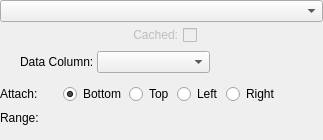
<?xml version="1.0" encoding="UTF-8"?>
<ui version="4.0">
 <class>AxisWidget</class>
 <widget class="QWidget" name="AxisWidget">
  <property name="geometry">
   <rect>
    <x>0</x>
    <y>0</y>
    <width>323</width>
    <height>140</height>
   </rect>
  </property>
  <property name="windowTitle">
   <string>PlotMS Axis Widget</string>
  </property>
  <layout class="QVBoxLayout" name="verticalLayout">
   <property name="spacing">
    <number>3</number>
   </property>
   <property name="margin">
    <number>0</number>
   </property>
   <item>
    <layout class="QHBoxLayout">
     <property name="spacing">
      <number>3</number>
     </property>
     <item>
      <widget class="QComboBox" name="chooser">
       <property name="sizePolicy">
        <sizepolicy hsizetype="Expanding" vsizetype="Fixed">
         <horstretch>0</horstretch>
         <verstretch>0</verstretch>
        </sizepolicy>
       </property>
      </widget>
     </item>
    </layout>
   </item>
   <item>
    <layout class="QHBoxLayout" name="horizontalLayout">
     <item>
      <spacer name="horizontalSpacer">
       <property name="orientation">
        <enum>Qt::Horizontal</enum>
       </property>
       <property name="sizeHint" stdset="0">
        <size>
         <width>40</width>
         <height>20</height>
        </size>
       </property>
      </spacer>
     </item>
     <item>
      <widget class="QCheckBox" name="inCache">
       <property name="enabled">
        <bool>false</bool>
       </property>
       <property name="sizePolicy">
        <sizepolicy hsizetype="Preferred" vsizetype="Fixed">
         <horstretch>0</horstretch>
         <verstretch>0</verstretch>
        </sizepolicy>
       </property>
       <property name="layoutDirection">
        <enum>Qt::RightToLeft</enum>
       </property>
       <property name="text">
        <string>Cached:</string>
       </property>
      </widget>
     </item>
     <item>
      <spacer name="horizontalSpacer_2">
       <property name="orientation">
        <enum>Qt::Horizontal</enum>
       </property>
       <property name="sizeHint" stdset="0">
        <size>
         <width>40</width>
         <height>20</height>
        </size>
       </property>
      </spacer>
     </item>
    </layout>
   </item>
   <item>
    <widget class="QFrame" name="dataFrame">
     <property name="frameShape">
      <enum>QFrame::NoFrame</enum>
     </property>
     <property name="frameShadow">
      <enum>QFrame::Raised</enum>
     </property>
     <layout class="QHBoxLayout">
      <property name="spacing">
       <number>3</number>
      </property>
      <property name="leftMargin">
       <number>20</number>
      </property>
      <property name="topMargin">
       <number>0</number>
      </property>
      <property name="rightMargin">
       <number>0</number>
      </property>
      <property name="bottomMargin">
       <number>0</number>
      </property>
      <item>
       <widget class="QLabel" name="dataLabel">
        <property name="text">
         <string>Data Column:</string>
        </property>
        <property name="textFormat">
         <enum>Qt::RichText</enum>
        </property>
       </widget>
      </item>
      <item>
       <widget class="QComboBox" name="dataChooser">
        <property name="sizePolicy">
         <sizepolicy hsizetype="Expanding" vsizetype="Fixed">
          <horstretch>0</horstretch>
          <verstretch>0</verstretch>
         </sizepolicy>
        </property>
       </widget>
      </item>
      <item>
       <spacer>
        <property name="orientation">
         <enum>Qt::Horizontal</enum>
        </property>
        <property name="sizeHint" stdset="0">
         <size>
          <width>40</width>
          <height>20</height>
         </size>
        </property>
       </spacer>
      </item>
     </layout>
    </widget>
   </item>
   <item>
    <widget class="QFrame" name="frame_2">
     <property name="frameShape">
      <enum>QFrame::NoFrame</enum>
     </property>
     <property name="frameShadow">
      <enum>QFrame::Raised</enum>
     </property>
     <layout class="QHBoxLayout">
      <property name="spacing">
       <number>3</number>
      </property>
      <property name="margin">
       <number>0</number>
      </property>
      <item>
       <widget class="QLabel" name="attachLabel">
        <property name="minimumSize">
         <size>
          <width>60</width>
          <height>0</height>
         </size>
        </property>
        <property name="maximumSize">
         <size>
          <width>60</width>
          <height>16777215</height>
         </size>
        </property>
        <property name="text">
         <string>Attach:</string>
        </property>
        <property name="textFormat">
         <enum>Qt::RichText</enum>
        </property>
       </widget>
      </item>
      <item>
       <widget class="QRadioButton" name="attachBottom">
        <property name="text">
         <string>Bottom</string>
        </property>
        <property name="checked">
         <bool>true</bool>
        </property>
       </widget>
      </item>
      <item>
       <widget class="QRadioButton" name="attachTop">
        <property name="text">
         <string>Top</string>
        </property>
       </widget>
      </item>
      <item>
       <widget class="QRadioButton" name="attachLeft">
        <property name="text">
         <string>Left</string>
        </property>
       </widget>
      </item>
      <item>
       <widget class="QRadioButton" name="attachRight">
        <property name="text">
         <string>Right</string>
        </property>
       </widget>
      </item>
      <item>
       <spacer>
        <property name="orientation">
         <enum>Qt::Horizontal</enum>
        </property>
        <property name="sizeHint" stdset="0">
         <size>
          <width>40</width>
          <height>20</height>
         </size>
        </property>
       </spacer>
      </item>
     </layout>
    </widget>
   </item>
   <item>
    <layout class="QHBoxLayout">
     <property name="spacing">
      <number>3</number>
     </property>
     <property name="topMargin">
      <number>0</number>
     </property>
     <item>
      <widget class="QLabel" name="rangeLabel">
       <property name="text">
        <string>Range:</string>
       </property>
       <property name="textFormat">
        <enum>Qt::RichText</enum>
       </property>
       <property name="alignment">
        <set>Qt::AlignLeading|Qt::AlignLeft|Qt::AlignTop</set>
       </property>
      </widget>
     </item>
     <item>
      <widget class="QFrame" name="rangeFrame">
       <property name="sizePolicy">
        <sizepolicy hsizetype="Expanding" vsizetype="Preferred">
         <horstretch>0</horstretch>
         <verstretch>0</verstretch>
        </sizepolicy>
       </property>
       <property name="frameShape">
        <enum>QFrame::NoFrame</enum>
       </property>
       <property name="frameShadow">
        <enum>QFrame::Raised</enum>
       </property>
      </widget>
     </item>
    </layout>
   </item>
  </layout>
 </widget>
 <resources/>
 <connections/>
</ui>
